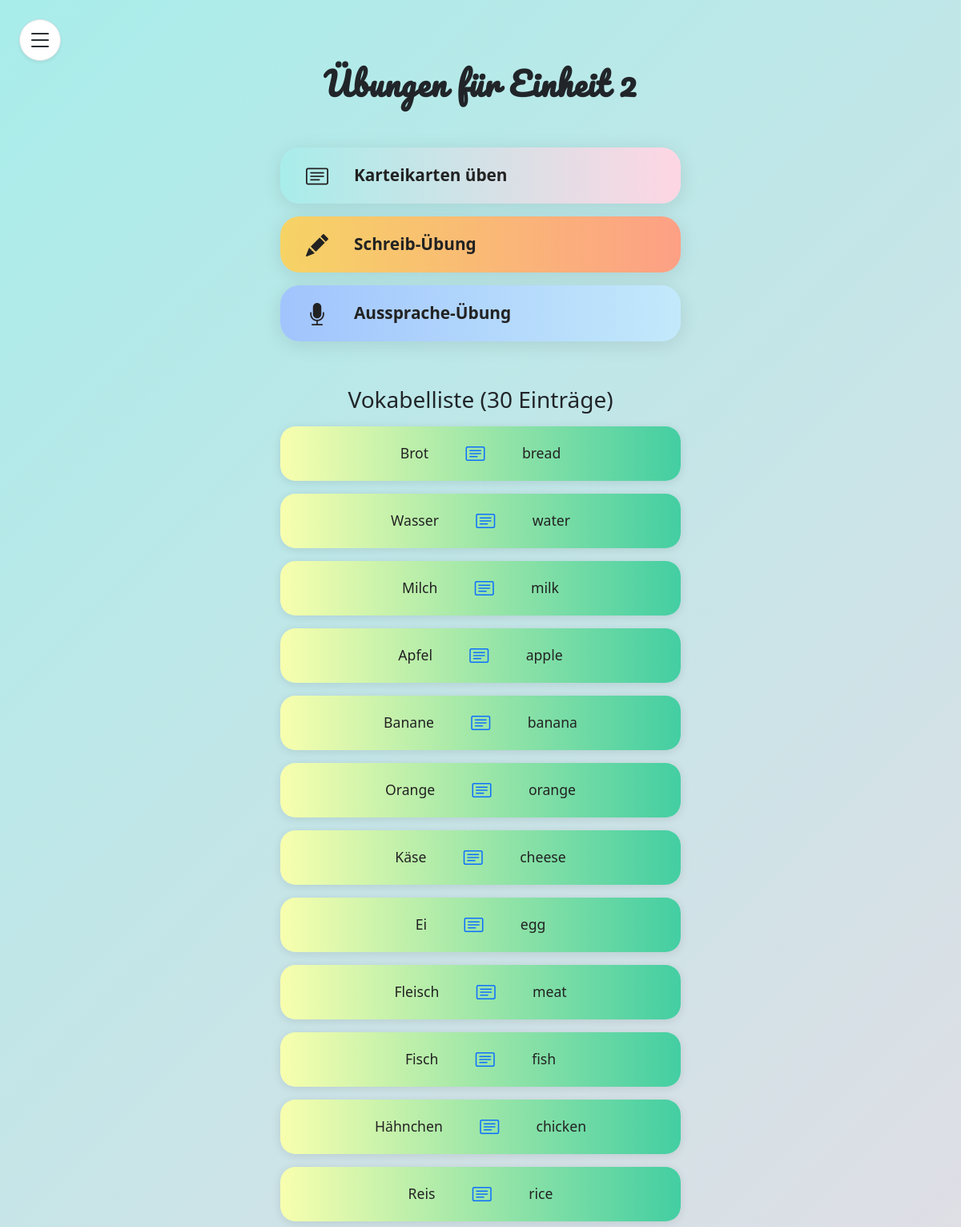
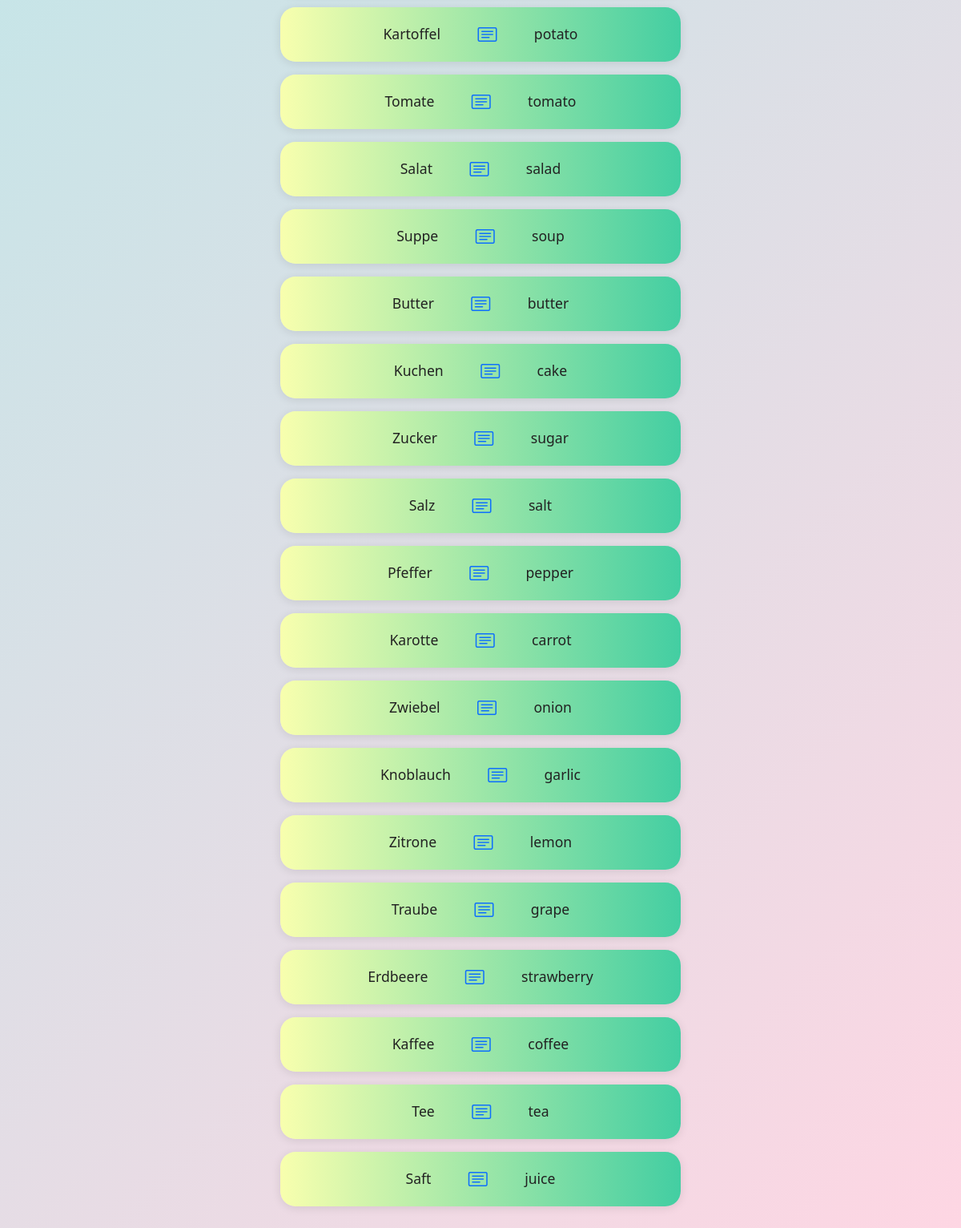
Screenshot of /karteikartenListe.php?einheit_id=2 (signed in) with the database file from the repository (2 pictures, top to bottom).
### tables this page shows
CREATE TABLE Vocab(
    VID INT PriMARY KEY AUTO_INCREMENT,
    EID INT NOT NULL,
    DID INT NOT NULL,
    EinID INT NOT NULL,
    FOREIGN KEY (EID) REFERENCES Englisch_Vocab(EID),
    FOREIGN KEY (DID) REFERENCES Deutsch_Vocab(DID),
    FOREIGN KEY (EinID) REFERENCES Einheit(EinID)
);

CREATE TABLE Deutsch_Vocab (
    DID INT PriMARY KEY AUTO_INCREMENT,
    Wort VARCHAR(255) NOT NULL,
    Audio VARCHAR(255) NOT NULL,
    Bild VARCHAR(255)
);

CREATE TABLE Englisch_Vocab (
    EID INT PriMARY KEY AUTO_INCREMENT,
    Wort VARCHAR(255) NOT NULL,
    Audio VARCHAR(255) NOT NULL,
    Bild VARCHAR(255)
);

### karteiKartenListe.php (the view, shortened to what this page needs)
<?php
$einheit_id = intval($_GET['einheit_id']);
$servername = "localhost";
$username = "root";
$password = "root";
$dbname = "Triolingo";
$conn = new mysqli($servername, $username, $password, $dbname);
$sql = "SELECT v.VID, d.Wort AS Deutsch, e.Wort AS Englisch
        FROM Vocab v
        JOIN Deutsch_Vocab d ON v.DID = d.DID
        JOIN Englisch_Vocab e ON v.EID = e.EID
        WHERE v.EinID = ?";
$stmt = $conn->prepare($sql);
$stmt->bind_param("i", $einheit_id);
$stmt->execute();
$result = $stmt->get_result();
$vocab_count = $result->num_rows;
?>
<!DOCTYPE html>
<html lang="de">
<head>
    <link href="https://cdn.jsdelivr.net/npm/bootstrap@5.3.3/dist/css/bootstrap.min.css" rel="stylesheet">
    <link href="https://cdn.jsdelivr.net/npm/bootstrap-icons/font/bootstrap-icons.css" rel="stylesheet">
</head>
<body>
    <button id="sidebarToggleBtn" class="btn sidebar-toggle-btn border shadow-sm" type="button" data-bs-toggle="offcanvas" data-bs-target="#sidebar" aria-controls="sidebar" aria-label="Menü öffnen">
        <i class="bi bi-list fs-2"></i>
    </button>
    <div class="container-fluid" style="height: 100vh; position: relative;">
        <div class="main-content-center">
            <h2 class="fw-bold mb-4"
                style="letter-spacing:1px; font-family: 'Pacifico', cursive; font-size:2.5rem;">
                Übungen für Einheit <?= $einheit_id ?>
            </h2>
            <div class="exercise-buttons">
                <button onclick="redirectToExercise('karteiKarten')" class="exercise-btn exercise-btn-karteikarten">
                    <i class="bi bi-card-text me-3 fs-3"></i>
                    Karteikarten üben
                </button>
                <button onclick="redirectToExercise('writing')" class="exercise-btn exercise-btn-writing">
                    <i class="bi bi-pencil-fill me-3 fs-3"></i>
                    Schreib-Übung
                </button>
                <button onclick="redirectToExercise('talking')" class="exercise-btn exercise-btn-talking">
                    <i class="bi bi-mic-fill me-3 fs-3"></i>
                    Aussprache-Übung
                </button>
            </div>
            <h3 class="mb-3 mt-4">Vokabelliste (<?= $vocab_count ?> Einträge)</h3>
            <div class="flashcard-list">
                <?php
                if ($result->num_rows > 0) {
                    mysqli_data_seek($result, 0);
                    while ($row = $result->fetch_assoc()) {
                        echo '<div class="flashcard">';
                        echo '<div class="flashcard-content">';
                        echo '<span class="word">' . htmlspecialchars($row['Deutsch']) . '</span>';
                        echo '<span class="icon"><i class="bi bi-card-text"></i></span>';
                        echo '<span class="word">' . htmlspecialchars($row['Englisch']) . '</span>';
                        echo '</div>';
                        echo '</div>';
                    }
                } else {
                    echo '<div class="alert alert-info text-center w-100">Keine Karteikarten gefunden.</div>';
                }
                ?>
            </div>
        </div>
    </div>
</body>
</html>

### karteiKartenListe.php (style rules this page uses)
body { min-height: 100vh; background: linear-gradient(135deg, #a8edea 0%, #fed6e3 100%); background-attachment: fixed; font-family: 'Segoe UI', 'Roboto', Arial, sans-serif; }
.main-content-center { min-height: 100vh; display: flex; flex-direction: column; align-items: center; justify-content: flex-start; padding-top: 80px; padding-bottom: 40px; }
.sidebar-toggle-btn { position: fixed; top: 24px; left: 24px; z-index: 2001; background: #fff; border-radius: 50%; width: 52px; height: 52px; display: flex; align-items: center; justify-content: center; box-shadow: 0 2px 12px rgba(0,0,0,0.10); }
.flashcard-list { width: 100%; max-width: 500px; margin: 0 auto; display: flex; flex-direction: column; gap: 1rem; }
.flashcard { background: linear-gradient(90deg, #f8ffae 0%, #43cea2 100%); border-radius: 1.2rem; box-shadow: 0 2px 12px rgba(0,0,0,0.10); padding: 1rem 1.2rem; display: flex; flex-direction: row; align-items: center; justify-content: center; transition: transform 0.13s, box-shadow 0.13s; position: relative; border: none; min-width: 180px; max-width: 100%; gap: 1.2rem; text-align: center; }
.flashcard .icon { font-size: 1.5rem; color: #0d6efd; margin-bottom: 0; margin-right: 1rem; margin-left: 1rem; }
.flashcard .word { font-size: 1.1rem; font-family: 'Segoe UI', 'Pacifico', cursive; color: #222; margin-bottom: 0; margin-right: 0.7rem; margin-left: 0.7rem; }
.flashcard-content { display: flex; align-items: center; justify-content: center; gap: 1.2rem; width: 100%; }
.exercise-buttons { display: flex; flex-direction: column; align-items: center; gap: 1rem; margin-top: 2rem; margin-bottom: 2rem; width: 100%; max-width: 500px; }
.exercise-btn { width: 100%; min-height: 70px; font-size: 1.3rem; border-radius: 1.5rem; box-shadow: 0 4px 24px rgba(0,0,0,0.10); color: #222; font-weight: 600; border: none; transition: transform 0.13s, box-shadow 0.13s; display: flex; align-items: center; justify-content: flex-start; gap: 1rem; padding-left: 2rem; text-decoration: none; }
.exercise-btn-karteikarten { background: linear-gradient(90deg, #a8edea 0%, #fed6e3 100%); }
.exercise-btn-writing { background: linear-gradient(90deg, #f6d365 0%, #fda085 100%); }
.exercise-btn-talking { background: linear-gradient(90deg, #a1c4fd 0%, #c2e9fb 100%); }

### rows the page displays
vocab: DID.Wort "Brot", EID.Wort "bread"
vocab: DID.Wort "Wasser", EID.Wort "water"
vocab: DID.Wort "Milch", EID.Wort "milk"
vocab: DID.Wort "Apfel", EID.Wort "apple"
vocab: DID.Wort "Banane", EID.Wort "banana"
vocab: DID.Wort "Orange", EID.Wort "orange"
vocab: DID.Wort "Käse", EID.Wort "cheese"
vocab: DID.Wort "Ei", EID.Wort "egg"
vocab: DID.Wort "Fleisch", EID.Wort "meat"
vocab: DID.Wort "Fisch", EID.Wort "fish"
vocab: DID.Wort "Hähnchen", EID.Wort "chicken"
vocab: DID.Wort "Reis", EID.Wort "rice"
vocab: DID.Wort "Kartoffel", EID.Wort "potato"
vocab: DID.Wort "Tomate", EID.Wort "tomato"
vocab: DID.Wort "Salat", EID.Wort "salad"
vocab: DID.Wort "Suppe", EID.Wort "soup"
vocab: DID.Wort "Butter", EID.Wort "butter"
vocab: DID.Wort "Kuchen", EID.Wort "cake"
vocab: DID.Wort "Zucker", EID.Wort "sugar"
vocab: DID.Wort "Salz", EID.Wort "salt"
vocab: DID.Wort "Pfeffer", EID.Wort "pepper"
vocab: DID.Wort "Karotte", EID.Wort "carrot"
vocab: DID.Wort "Zwiebel", EID.Wort "onion"
vocab: DID.Wort "Knoblauch", EID.Wort "garlic"
vocab: DID.Wort "Zitrone", EID.Wort "lemon"
vocab: DID.Wort "Traube", EID.Wort "grape"
vocab: DID.Wort "Erdbeere", EID.Wort "strawberry"
vocab: DID.Wort "Kaffee", EID.Wort "coffee"
vocab: DID.Wort "Tee", EID.Wort "tea"
vocab: DID.Wort "Saft", EID.Wort "juice"

### other values shown
$einheit_id "2"
$vocab_count "30"
